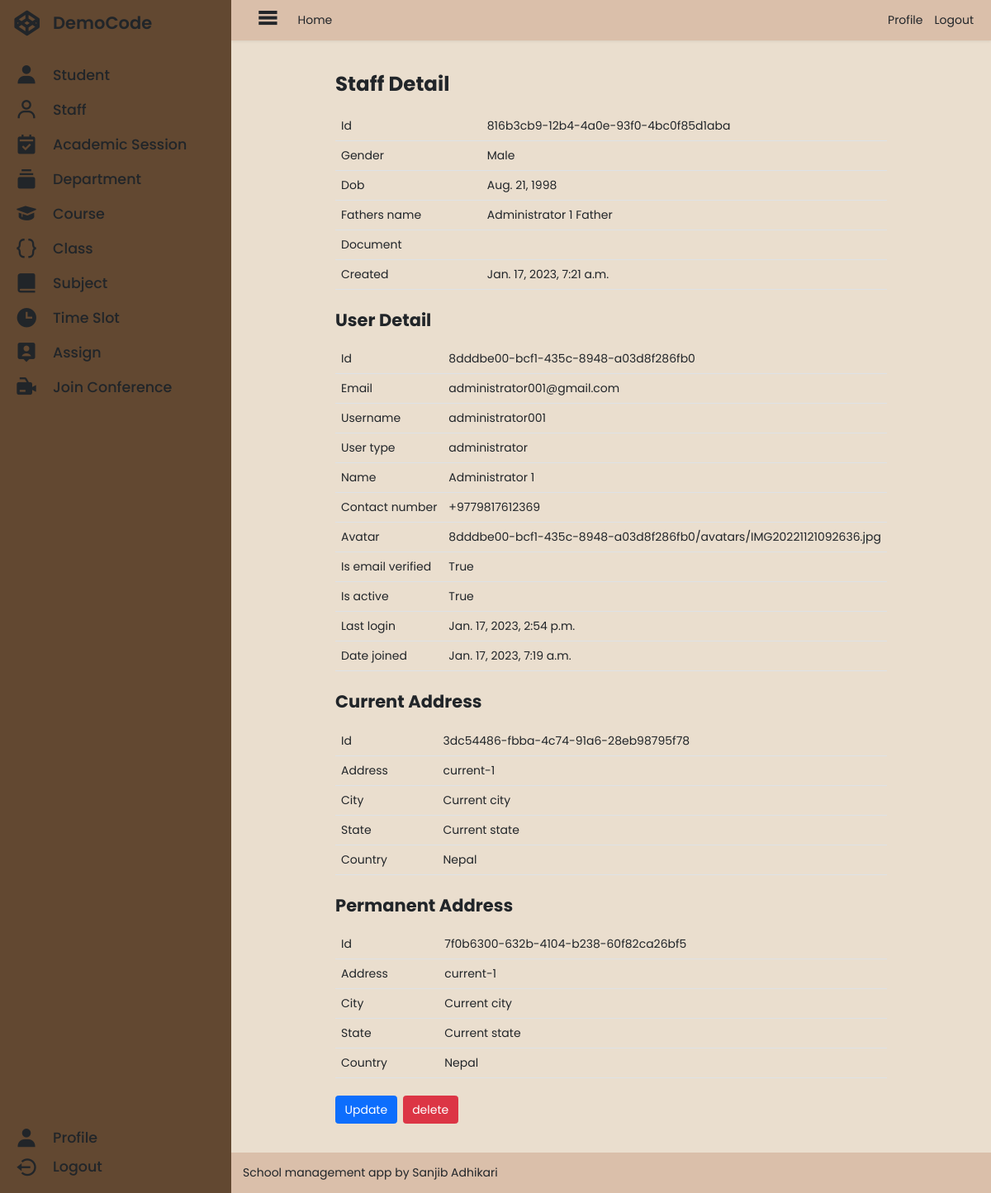
Page /administrator/staff_detail/816b3cb9-12b4-4a0e-93f0-4bc0f85d1aba/ (signed in) on the committed database.
### administrator/models.py (models this page shows, shortened)
class Staff(models.Model):
    id = models.UUIDField(
        verbose_name=_("ID"),
        primary_key=True,
        default=uuid.uuid4,
        editable=False,
    )
    user = models.OneToOneField(
        User,
        on_delete=models.SET_NULL,
        null=True,
        blank=True,
    )
    gender = models.CharField(
        verbose_name=_("Gender"),
        max_length=7,
        choices=GENDER_CHOICE,
        default="Male",
    )
    dob = models.DateField(
        verbose_name=_("Date Of Birth"),
    )
    fathers_name = models.CharField(
        verbose_name=_("Father's Name"),
        max_length=127,
        blank=True,
        null=True,
    )
    permanent_address = models.ForeignKey(
        Address,
        on_delete=models.SET_NULL,
        blank=True,
        null=True,
        related_name="staff_permanent_address",
    )
    current_address = models.ForeignKey(
        Address,
        on_delete=models.SET_NULL,
        null=True,
        blank=True,
        related_name="staff_current_address",
    )
    document = models.FileField(
        verbose_name=_("Any Document"),
        upload_to=get_document,
        blank=True,
        null=True,
    )
    created = models.DateTimeField(
        verbose_name=_("Created"),
        auto_now_add=True,
    )
    def get_fields_and_values(self):
        staff = [
            ("id", self.id),
            ("gender", self.gender),
            ("dob", self.dob),
            ("fathers_name", self.fathers_name),
            ("document", self.document),
            ("created", self.created),
        ]
        return staff

class Address(models.Model):
    id = models.UUIDField(
        verbose_name=_("ID"),
        primary_key=True,
        default=uuid.uuid4,
        editable=False,
    )
    address = models.CharField(
        verbose_name=_("Address"),
        max_length=255,
    )
    city = models.CharField(
        verbose_name=_("City"),
        max_length=63,
    )
    state = models.CharField(
        verbose_name=_("State"),
        max_length=63,
    )
    country = models.CharField(
        verbose_name=_("Country"),
        max_length=63,
    )
    def get_fields_and_values(self):
        return [(field, field.value_to_string(self)) for field in Address._meta.fields]

### base/models.py (models this page shows, shortened)
class User(AbstractBaseUser):
    id = models.UUIDField(
        verbose_name=_("ID"),
        primary_key=True,
        default=uuid.uuid4,
        editable=False,
    )
    email = models.EmailField(
        verbose_name=_("Email"),
        max_length=127,
        unique=True,
        error_messages={
            "null": _("Email field is required."),
            "unique": _("An account with that email already exists. Please login to continue."),
            "invalid": _("Enter a valid email address."),
        },
    )
    username = models.CharField(
        verbose_name=_("Username"),
        max_length=127,
        unique=True,
        error_messages={
            "null": _("Username field is required."),
            "unique": _("An account with that username already exists."),
            "invalid": _("Enter a valid username."),
        },
        help_text=_("Better to use your email address all characters before @."),
    )
    user_type = models.ForeignKey(
        UserType,
        on_delete=models.SET_NULL,
        related_name="user_type",
        null=True,
        blank=True,
    )
    name = models.CharField(
        verbose_name=_("Full Name"),
        max_length=255,
        null=True,
        blank=True,
    )
    contact_number = PhoneNumberField(
        verbose_name=_("Contact Number"),
        null=True,
        blank=True,
    )
    avatar = models.ImageField(
        verbose_name=_("Avatar"),
        blank=True,
        null=True,
        default=get_default_avatar,
        upload_to=get_user_avatar,
    )
    is_email_verified = models.BooleanField(
        verbose_name=_("Email Verification Status"),
        default=get_email_verified_value,
        help_text=_("Designates whether this user is verified or not."),
    )
    is_staff = models.BooleanField(
        verbose_name=_("Staff Status"),
        default=False,
        help_text=_("Designates whether the user can log into this admin site."),
    )
    is_active = models.BooleanField(
        verbose_name=_("Active"),
        default=True,
        help_text=_(
            "Designates whether this user should be treated as active."
            "Unselect this field instead of deleting accounts."
        ),
    )
    is_superuser = models.BooleanField(
        _("superuser status"),
        default=False,
        help_text=_("Designates that this user has all permissions without explicitly assigning them."),
    )
    user_permissions = models.ManyToManyField(
        Permission,
        verbose_name=_("user permissions"),
        blank=True,
        help_text=_("Specific permissions for this user."),
        related_name="user_set",
        related_query_name="user",
    )
    groups = models.ManyToManyField(
        Group,
        verbose_name=_("Groups"),
        blank=True,
        help_text=_(
            "The groups this user belongs to. A user will get all permissions granted to each of their groups."
        ),
        related_name="user_set",
        related_query_name="user",
    )
    last_login = models.DateTimeField(
        verbose_name=_("Last Login"),
        auto_now=True,
    )
    date_joined = models.DateTimeField(
        verbose_name=_("Date Joined"),
        auto_now_add=True,
        editable=False,
    )
    objects = UserManager()
    USERNAME_FIELD = "email"
    REQUIRED_FIELDS = []
    class Meta:
        verbose_name = _("User")
        verbose_name_plural = _("Users")
        ordering = ["-date_joined"]
    def get_fields_and_values(self):
        user = [
            ("id", self.id),
            ("email", self.email),
            ("username", self.username),
            ("user_type", self.user_type),
            ("name", self.name),
            ("contact_number", self.contact_number),
            ("avatar", self.avatar),
            ("is_email_verified", self.is_email_verified),
            ("is_active", self.is_active),
            ("last_login", self.last_login),
            ("date_joined", self.date_joined),
        ]
        return user

class UserType(models.Model):
    id = models.UUIDField(
        verbose_name=_("ID"),
        primary_key=True,
        default=uuid.uuid4,
        editable=False,
    )
    name = models.CharField(
        _("name"),
        max_length=31,
        unique=True,
    )
    permissions = models.ManyToManyField(
        Permission,
        verbose_name=_("permissions"),
        blank=True,
    )
    objects = UserTypeManager()
    def __str__(self):
        return self.name

### administrator/decorators.py (the view)
    def message_function(request, uuid=None, *args, **kwargs):
        if isinstance(request, WSGIRequest):
            if request.user.is_authenticated and not request.user.user_type.name == "administrator":
                messages.error(request, "You must login as administrator to access this page.")
            elif not request.user.is_authenticated:
                messages.error(request, "You must login to access this page.")
        return function(request, uuid, *args, **kwargs)

### administrator/views_staff.py (called while the page is built)
def get_staff(uuid):
    try:
        staff = Staff.objects.get(id=uuid)
        return staff
    except Staff.DoesNotExist:
        return None

@administrator_message
@administrator_required
def detail_staff_view(request, uuid, *args, **kwargs):
    context = {}
    staff = get_staff(uuid=uuid)
    context["staff"] = staff
    return render(request, "administrator/staff/staff_detail.html", context)

### templatetags/customtags.py (called while the page is built)
@register.filter
def splitFieldName(value):
    field_name = str(value).split(".")[-1]
    field_name = field_name.replace("_", " ")
    return field_name

@register.filter
def removeUnderscore(value, arg):
    return value.replace(arg, " ")

### administrator/templates/administrator/staff/staff_detail.html (shortened to what this page needs)
{% extends 'administrator/base.html' %}
{% load static %}
{% load crispy_forms_tags %}
{% load customtags %}
{% block main %}
<div class="container">
    <div class="d-flex flex-column">
        <div class="d-flex justify-content-between my-2">
            <Legend class="m-0 fw-bold fs-3">Staff Detail</Legend>
        </div>
        <table class="table mt-2">
            <tbody>
                {% for field, value in staff.get_fields_and_values %}
                <tr>
                    <td>{{field|capfirst|removeUnderscore:"_"}}</td>
                    <td>{{value}}</td>
                </tr>
                {% endfor %}
            </tbody>
        </table>
        <div class="d-flex justify-content-between my-2">
            <Legend class="m-0 fw-bold fs-4">User Detail</Legend>
        </div>
        <table class="table mt-2">
            <tbody>
                {% for field, value in staff.user.get_fields_and_values %}
                <tr>
                    <td>{{field|splitFieldName|capfirst}}</td>
                    <td>{{value}}</td>
                </tr>
                {% endfor %}
            </tbody>
        </table>
        <div class="d-flex justify-content-between my-2">
            <Legend class="m-0 fw-bold fs-4">Current Address</Legend>
        </div>
        <table class="table mt-2">
            <tbody>
                {% for field, value in staff.current_address.get_fields_and_values %}
                <tr>
                    <td>{{field|splitFieldName|capfirst}}</td>
                    <td>{{value}}</td>
                </tr>
                {% endfor %}
            </tbody>
        </table>
        <div class="d-flex justify-content-between my-2">
            <Legend class="m-0 fw-bold fs-4">Permanent Address</Legend>
        </div>
        <table class="table mt-2">
            <tbody>
                {% for field, value in staff.permanent_address.get_fields_and_values %}
                <tr>
                    <td>{{field|splitFieldName|capfirst}}</td>
                    <td>{{value}}</td>
                </tr>
                {% endfor %}
            </tbody>
        </table>
        <div class="d-flex my-2">
            <a href="{% url 'administrator:staff-update' uuid=staff.id %}" class="btn btn-primary">Update</a>
            <button class="btn btn-danger mx-2" data-bs-toggle="modal"
                data-bs-target="#deleteStaffModal">delete</button>
        </div>
    </div>
</div>
{% endblock main %}

### static/css/base.css (style rules this page uses)
*, *::before, *::after { box-sizing: border-box; }
* { margin: 0; padding: 0; font-size: 14px; font-family: 'Poppins', sans-serif; }
a, a:hover { text-decoration: none; color: inherit; }
body { margin: 0; padding: 0; width: 100vw; height: 100vh; display: flex; }
.container { padding: 1rem; display: flex; flex-direction: column; align-items: center; overflow: auto; max-width: calc(100% - 2rem); height: 100%; }
legend { font-weight: 600; }

### rows in the picture
Staff: get_fields_and_values "816b3cb9-12b4-4a0e-93f0-4bc0f85d1aba" "Male" "Aug. 21, 1998" "Administrator 1 Father" "Jan. 17, 2023, 7:21 a.m."
User: get_fields_and_values "8dddbe00-bcf1-435c-8948-a03d8f286fb0" "administrator001@gmail.com" "administrator001" "Administrator 1" "+9779817612369" "8dddbe00-bcf1-435c-8948-a03d8f286fb0/avatars/IMG20221121092636.jpg" "Jan. 17, 2023, 2:54 p.m." "Jan. 17, 2023, 7:19 a.m."
UserType: field "User type", name "administrator"
Address: get_fields_and_values "current-1" "Current city" "Current state" "Nepal"
Address: get_fields_and_values "current-1" "Current city" "Current state" "Nepal"

### other values in the picture
{{ field|capfirst|removeUnderscore:"_" }} "Id" "Gender" "Dob" "Fathers name" "Document" "Created"
{{ field|splitFieldName|capfirst }} "Id" "Email" "Username" "Name" "Contact number" "Avatar" "Is email verified" "Is active" "Last login" "Date joined"
{{ value }} "True" "True"
{{ field|splitFieldName|capfirst }} "Id" "Address" "City" "State" "Country"
{{ value }} "3dc54486-fbba-4c74-91a6-28eb98795f78"
{{ value }} "7f0b6300-632b-4104-b238-60f82ca26bf5"
